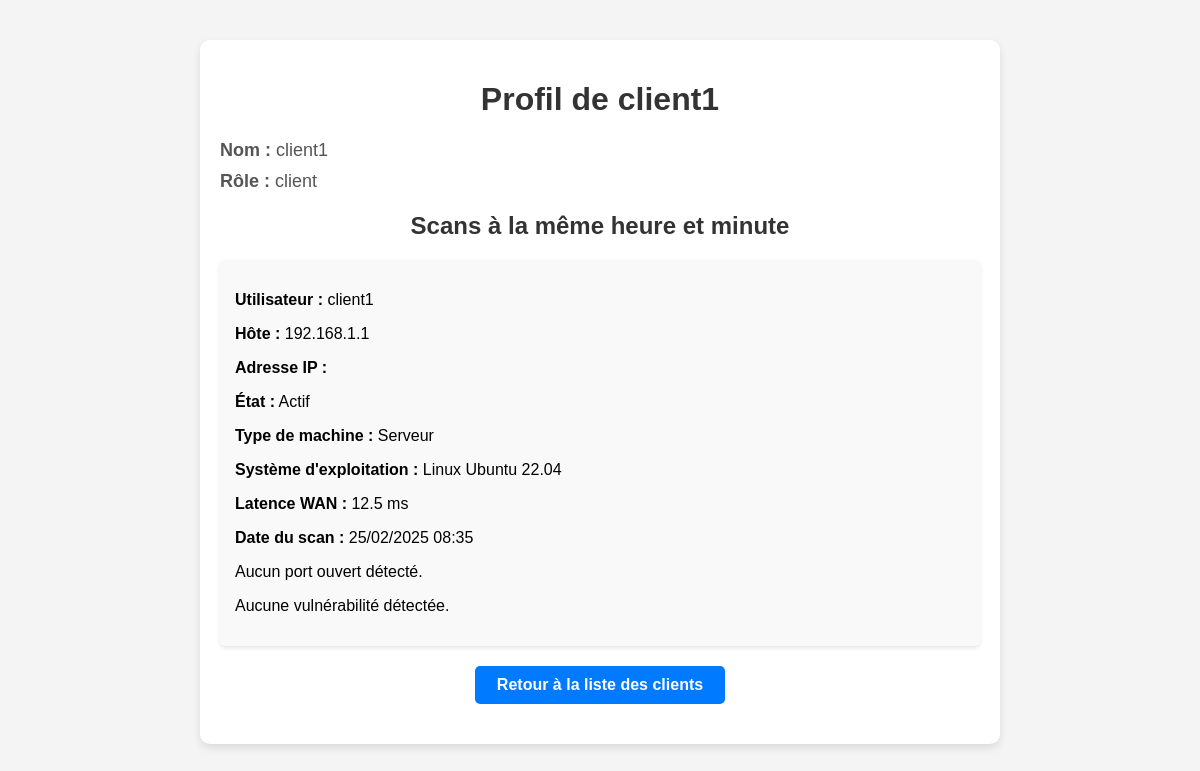
Screenshot of /client_profile/2 with the database file from the repository.
### models.py (models this page shows, shortened)
class User(db.Model):
    id = db.Column(db.Integer, primary_key=True)
    name = db.Column(db.String(100), nullable=False)
    username = db.Column(db.String(120), unique=True, nullable=False)
    password_hash = db.Column(db.String(200), nullable=False)
    role = db.Column(db.String(20), nullable=False, default='client')
    scan_results = db.relationship('ScanResult', backref='user', lazy=True)

class ScanResult(db.Model):
    id = db.Column(db.Integer, primary_key=True)
    user_id = db.Column(db.Integer, db.ForeignKey('user.id'), nullable=False)  # Clé étrangère vers la table User
    hostname = db.Column(db.String(200), nullable=False)
    state = db.Column(db.String(50), nullable=False)
    machine_type = db.Column(db.String(50), nullable=False)
    os = db.Column(db.String(500), nullable=True)
    wan_latency = db.Column(db.Float, nullable=True)
    timestamp = db.Column(db.DateTime, default=datetime.utcnow, server_default=func.now(), nullable=False)
    ports = db.relationship('Port', backref='scan_result', lazy=True, cascade="all, delete-orphan")
    vulnerabilities = db.relationship('Vulnerability', backref='scan_result', lazy=True, cascade="all, delete-orphan")

### Nester/app.py (the view)
@app.route('/client_profile/<int:id>')
def client_profile(id):
    client = User.query.get_or_404(id)
    last_scan = ScanResult.query.filter(
        ScanResult.user_id == client.id
    ).order_by(ScanResult.timestamp.desc()).first()
    scans = []
    if last_scan:
        scans = ScanResult.query.filter(
            extract('hour', ScanResult.timestamp) == last_scan.timestamp.hour,
            extract('minute', ScanResult.timestamp) == last_scan.timestamp.minute
        ).all()
    return render_template('client_profile.html', client=client, scans=scans, last_scan=last_scan)

### Nester/templates/client_profile.html (shortened to what this page needs)
<!DOCTYPE html>
<html lang="fr">
<head>
    <link rel="stylesheet" type="text/css" href="{{ url_for('static', filename='css/all.min.css') }}">
    <link rel="stylesheet" type="text/css" href="{{ url_for('static', filename='css/framework.css') }}">
    <link rel="stylesheet" type="text/css" href="{{ url_for('static', filename='css/master.css') }}">
</head>
<body>
    <div class="profile-container">
        <h1>Profil de {{ client.username }}</h1>
        <div class="info">
            <p><strong>Nom :</strong> {{ client.name }}</p>
            <p><strong>Rôle :</strong> {{ client.role }}</p>
        </div>
        <h2>Scans à la même heure et minute</h2>
        {% if scans %}
            {% for scan in scans %}
                <div class="scan-result">
                    <p><strong>Utilisateur :</strong> {{ scan.user.username }}</p>
                    <p><strong>Hôte :</strong> {{ scan.hostname }}</p>
                    <p><strong>Adresse IP :</strong> {{ scan.host }}</p>
                    <p><strong>État :</strong> {{ scan.state }}</p>
                    <p><strong>Type de machine :</strong> {{ scan.machine_type }}</p>
                    <p><strong>Système d'exploitation :</strong> {{ scan.os }}</p>
                    <p><strong>Latence WAN :</strong> {{ scan.wan_latency }} ms</p>
                    <p><strong>Date du scan :</strong> {{ scan.timestamp.strftime('%d/%m/%Y %H:%M') }}</p>
                    {% if scan.ports %}
                        <h3>Ports ouverts</h3>
                        <ul class="ports">
                            {% for port in scan.ports %}
                                <li>{{ port.port_info }}</li>
                            {% endfor %}
                        </ul>
                    {% else %}
                        <p>Aucun port ouvert détecté.</p>
                    {% endif %}
                    {% if scan.vulnerabilities %}
                        <h3>Vulnérabilités détectées</h3>
                        <ul class="vulnerabilities">
                            {% for vuln in scan.vulnerabilities %}
                                <li>{{ vuln.vulnerability_info }}</li>
                            {% endfor %}
                        </ul>
                    {% else %}
                        <p>Aucune vulnérabilité détectée.</p>
                    {% endif %}
                </div>
            {% endfor %}
        {% else %}
            <p>Aucun autre scan trouvé à la même heure et minute.</p>
        {% endif %}
        <a href="{{ url_for('clients') }}" class="back-btn">Retour à la liste des clients</a>
    </div>
</body>
</html>

### Nester/static/css/framework.css (style rules this page uses)
:root { --blue-color: #0075ff; --blue-alt-color: #0d69d5; --orange-color: #f59e0b; --green-color: #22c55e; --red-color: #f44336; --grey-color: #888; }

### Nester/static/css/master.css (style rules this page uses)
:root { --blue-color: #0075ff; --blue-alt-color: #0d69d5; --orange-color: #f59e0b; --green-color: #22c55e; --red-color: #f44336; --grey-color: #888; }
* { box-sizing: border-box; }
body { font-family: "Open Sans", sans-serif; margin: 0; }
a { text-decoration: none; }

### Nester/templates/client_profile.html (style rules this page uses)
body { font-family: Arial, sans-serif; background-color: #f4f4f4; margin: 0; padding: 0; }
.profile-container { max-width: 800px; margin: 40px auto; padding: 20px; background: white; border-radius: 10px; box-shadow: 0 4px 8px rgba(0, 0, 0, 0.1); }
h1, h2 { text-align: center; color: #333; }
.info p { font-size: 18px; color: #555; margin: 10px 0; }
.scan-result { background: #f9f9f9; padding: 15px; margin: 15px 0; border-radius: 5px; box-shadow: 0 2px 4px rgba(0, 0, 0, 0.1); }
.back-btn { display: block; margin: 20px auto; padding: 10px; width: 80%; max-width: 250px; background-color: #007bff; color: white; text-decoration: none; font-weight: bold; text-align: center; border-radius: 5px; }

### rows the page displays
User: username "client1", name "client1", role "client"
ScanResult: user.username "client1", hostname "192.168.1.1", state "Actif", machine_type "Serveur", os "Linux Ubuntu 22.04", wan_latency "12.5", timestamp "25/02/2025 08:35"
